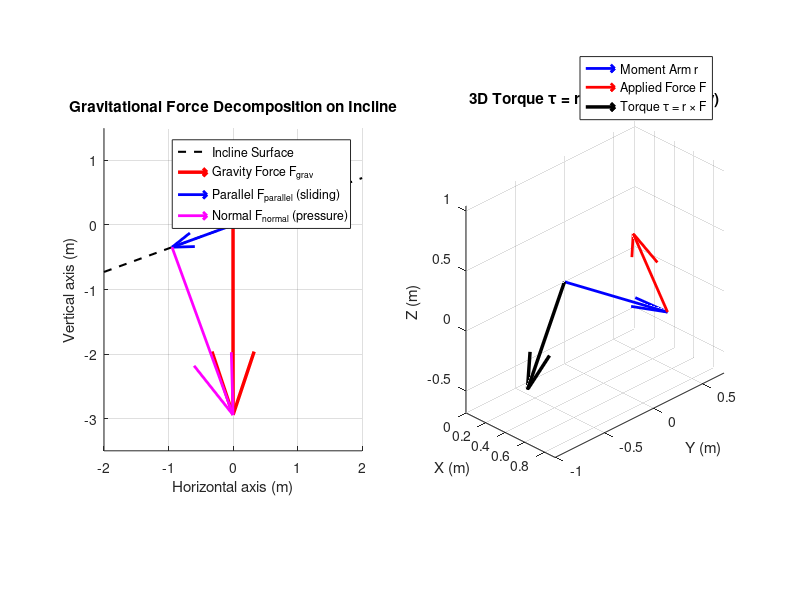

Recreate this plot in MATLAB.
%% 01_VECTORS_AND_SPACES.M
% Module 2: Linear Algebra for Engineers & Machine Learning
%
% This script introduces vectors as physical and computational entities:
% - Vector representations: row vectors vs column vectors
% - Vector norms: L1 (Manhattan), L2 (Euclidean), and L-infinity (Chebyshev)
% - Dot product, vector angles, and work calculation
% - Orthogonal projections and force decomposition on an incline
% - Cross products, moment arms, and mechanical torque in 3D
% - Linear independence, span, and basis representation
%
% Educational Objective: Understand how physical engineering quantities
% (forces, displacements, velocities, torques) map to linear algebraic vectors
% and how vector operations quantify magnitude, alignment, and perpendicularity.

clear; clc; close all;

fprintf('=======================================================\n');
fprintf('  MODULE 2: CONCEPT 01 - VECTORS AND SPACES\n');
fprintf('=======================================================\n\n');

%% 1. Vector Representations: Row vs Column Vectors
% In mathematics and engineering mechanics, column vectors are the standard
% convention for state vectors, positions, and forces. In MATLAB:
% - Comma or space creates a row vector: [1, 2, 3] or [1 2 3]
% - Semicolon creates a column vector: [1; 2; 3]
% - The apostrophe (') computes the complex conjugate transpose (transpose for real numbers)

fprintf('--- 1. Vector Representations ---\n');

% Force vector applied at a structural node (in Newtons: [Fx; Fy; Fz])
F_col = [120.0; -45.0; 80.0];      % 3x1 column vector
fprintf('Column Vector F (Force in N):\n');
disp(F_col);

% Displacement vector of the node (in meters: [dx, dy, dz])
d_row = [0.015, -0.005, 0.010];     % 1x3 row vector
fprintf('Row Vector d (Displacement in m):\n');
disp(d_row);

% Convert row vector to column vector using transpose
d_col = d_row';
fprintf('Dimensions of F_col: %d x %d\n', size(F_col, 1), size(F_col, 2));
fprintf('Dimensions of d_col: %d x %d\n\n', size(d_col, 1), size(d_col, 2));

%% 2. Vector Norms: Quantifying Size and Engineering Tolerances
% A norm measures the length or magnitude of a vector.
% Different norms correspond to different engineering physical metrics:
% - L1 Norm (Taxicab / Manhattan): sum(|v_i|). Used in L1 regularization (Lasso)
%   and robotic grid-path planning where movement is axis-aligned.
% - L2 Norm (Euclidean): sqrt(sum(v_i^2)). The true geometric length/distance.
% - L_inf Norm (Chebyshev / Maximum): max(|v_i|). Used in structural engineering
%   tolerance checks (worst-case deviation along any single coordinate axis).

fprintf('--- 2. Vector Norms ---\n');

% Position error vector of a CNC milling machine toolhead (in mm)
pos_error = [-0.042; 0.085; -0.019];

norm_L1   = norm(pos_error, 1);    % Sum of absolute errors
norm_L2   = norm(pos_error, 2);    % Euclidean distance error
norm_Linf = norm(pos_error, inf);  % Worst-case coordinate error

fprintf('CNC Toolhead Position Error (mm): [%.3f, %.3f, %.3f]^T\n', ...
    pos_error(1), pos_error(2), pos_error(3));
fprintf('  L1 Norm   (Total absolute offset):   %.4f mm\n', norm_L1);
fprintf('  L2 Norm   (True Euclidean distance):  %.4f mm\n', norm_L2);
fprintf('  L-inf Norm (Worst-case single axis):  %.4f mm\n\n', norm_Linf);

% Unit vector: direction without magnitude (scaling by 1 / norm)
u_dir = pos_error / norm_L2;
fprintf('Unit direction vector: [%.4f, %.4f, %.4f]^T (Norm = %.4f)\n\n', ...
    u_dir(1), u_dir(2), u_dir(3), norm(u_dir));

%% 3. Dot Product, Angles, and Mechanical Work
% The dot product (inner product) measures directional alignment:
%   u . v = u^T * v = ||u|| * ||v|| * cos(theta)
% Physical Meaning in Mechanics:
%   Work = F . d = ||F|| * ||d|| * cos(theta)
% - If Work > 0: Force aids motion (theta < 90 deg)
% - If Work = 0: Force is orthogonal to motion, doing NO work (theta = 90 deg)
% - If Work < 0: Force opposes motion (friction/braking, theta > 90 deg)

fprintf('--- 3. Dot Product, Angles, and Work ---\n');

% Force vector acting on an autonomous rover (Newtons)
F_rover = [250.0; 150.0; 0.0];      % Driving force
d_rover = [40.0; 30.0; 0.0];        % Displacement vector (meters)

% Algebraic dot product using matrix multiplication (row * column)
work_matrix = F_rover' * d_rover;

% Using MATLAB's built-in dot function
work_dot = dot(F_rover, d_rover);

% Calculate the angle theta between force and displacement
cos_theta = dot(F_rover, d_rover) / (norm(F_rover) * norm(d_rover));
theta_rad = acos(cos_theta);
theta_deg = rad2deg(theta_rad);

fprintf('Force vector:        [%.1f, %.1f, %.1f]^T N  (Magnitude = %.2f N)\n', ...
    F_rover(1), F_rover(2), F_rover(3), norm(F_rover));
fprintf('Displacement vector: [%.1f, %.1f, %.1f]^T m  (Magnitude = %.2f m)\n', ...
    d_rover(1), d_rover(2), d_rover(3), norm(d_rover));
fprintf('Angle between F and d: %.2f degrees (%.4f radians)\n', theta_deg, theta_rad);
fprintf('Mechanical Work done:  %.2f Joules (N*m)\n\n', work_dot);

%% 4. Orthogonal Projections and Force Decomposition
% In civil and mechanical design, vectors must be decomposed along
% natural physical axes (e.g., parallel and normal to an inclined plane).
%
% Projection formula: proj_v(u) = (u . v / ||v||^2) * v
% Orthogonal residual: u_perp = u - proj_v(u)
% Property: dot(proj_v(u), u_perp) == 0 (Strictly perpendicular!)

fprintf('--- 4. Orthogonal Projection on an Inclined Plane ---\n');

% Gravity force acting downward on a 1500 kg vehicle on a 20-degree incline
m_vehicle = 1500;                  % Mass in kg
g_accel   = 9.81;                  % Acceleration of gravity in m/s^2
F_gravity = [0.0; -m_vehicle * g_accel]; % 2D vector in [x; y], pointing down

% Incline surface direction vector (at angle alpha = 20 degrees above horizontal)
alpha_deg = 20.0;
alpha_rad = deg2rad(alpha_deg);
v_incline = [cos(alpha_rad); sin(alpha_rad)]; % Unit vector along slope surface

% Project gravity force onto the incline direction (parallel component)
F_parallel = (dot(F_gravity, v_incline) / norm(v_incline)^2) * v_incline;

% Orthogonal component (normal force pushing into the incline surface)
F_normal = F_gravity - F_parallel;

fprintf('Vehicle mass: %d kg, Slope angle: %.1f deg\n', m_vehicle, alpha_deg);
fprintf('Total gravity force: [%.2f, %.2f]^T N (Magnitude = %.2f N)\n', ...
    F_gravity(1), F_gravity(2), norm(F_gravity));
fprintf('Parallel force (sliding down slope):  [%.2f, %.2f]^T N (Mag = %.2f N)\n', ...
    F_parallel(1), F_parallel(2), norm(F_parallel));
fprintf('Normal force   (pressing into slope): [%.2f, %.2f]^T N (Mag = %.2f N)\n', ...
    F_normal(1), F_normal(2), norm(F_normal));

% Verify orthogonality: dot product should be identically zero
ortho_check = dot(F_parallel, F_normal);
fprintf('Orthogonality check dot(F_parallel, F_normal): %e (0 within machine eps)\n\n', ortho_check);

%% 5. 3D Cross Product: Torque and Rotational Moments
% The cross product produces a vector strictly orthogonal to both operands:
%   w = u x v
% Direction follows the right-hand rule; magnitude equals the area
% of the parallelogram spanned by u and v:
%   ||u x v|| = ||u|| * ||v|| * sin(theta)
%
% Physical Application: Torque (Moment of a Force)
%   tau = r x F
% where r is the moment arm vector from pivot to force application point.

fprintf('--- 5. 3D Cross Product: Mechanical Torque ---\n');

% Moment arm from robotic shoulder joint to end-effector (meters)
r_arm = [0.65; 0.40; -0.15];

% Force exerted on payload by the robotic gripper (Newtons)
F_payload = [50.0; -120.0; 200.0];

% Calculate torque vector using MATLAB cross function
tau_joint = cross(r_arm, F_payload);

% Magnitude of torque
tau_magnitude = norm(tau_joint);

fprintf('Moment arm vector r:   [%.2f, %.2f, %.2f]^T m\n', r_arm(1), r_arm(2), r_arm(3));
fprintf('Applied force vector F: [%.2f, %.2f, %.2f]^T N\n', F_payload(1), F_payload(2), F_payload(3));
fprintf('Resultant torque tau = r x F:\n');
fprintf('  tau_x (Pitch torque):  %8.2f N*m\n', tau_joint(1));
fprintf('  tau_y (Roll torque):   %8.2f N*m\n', tau_joint(2));
fprintf('  tau_z (Yaw torque):    %8.2f N*m\n', tau_joint(3));
fprintf('  Total torque magnitude: %8.2f N*m\n', tau_magnitude);

% Verify torque is orthogonal to both r and F
fprintf('Check: dot(tau, r) = %e\n', dot(tau_joint, r_arm));
fprintf('Check: dot(tau, F) = %e\n\n', dot(tau_joint, F_payload));

%% 6. Linear Independence, Basis, and Vector Spaces
% A set of vectors {v1, v2, ..., vk} is linearly independent if no vector
% can be written as a linear combination of the others:
%   c1*v1 + c2*v2 + ... + ck*vk = 0  only has the trivial solution c = 0.
%
% In engineering, basis vectors define the coordinate reference frames
% (e.g. Earth-centered inertial, aircraft body frame, sensor camera frame).

fprintf('--- 6. Linear Independence and Basis Verification ---\n');

% Define three candidate 3D spatial basis vectors
b1 = [1.0;  0.0; 2.0];
b2 = [0.0;  1.0; 1.0];
b3 = [2.0; -1.0; 3.0];

% Assemble basis candidate matrix B = [b1, b2, b3]
B = [b1, b2, b3];

% Check determinant and matrix rank
det_B  = det(B);
rank_B = rank(B);

fprintf('Basis matrix B = [b1, b2, b3]:\n');
disp(B);
fprintf('Determinant: det(B) = %.4f\n', det_B);
fprintf('Matrix Rank: rank(B) = %d (Dimension = 3)\n', rank_B);

if rank_B == 3 && abs(det_B) > 1e-12
    fprintf('Conclusion: The vectors are linearly independent and form a valid basis for R^3.\n');
else
    fprintf('Conclusion: The vectors are linearly dependent (coplanar or collinear).\n');
end

% Represent an arbitrary engineering vector p in basis B:
%   p = c1*b1 + c2*b2 + c3*b3 = B * c  ==>  c = B \ p
p_target = [5.0; 3.0; 11.0];
c_coords = B \ p_target;

fprintf('\nCoordinates of target vector p = [%.1f, %.1f, %.1f]^T in basis B:\n', ...
    p_target(1), p_target(2), p_target(3));
fprintf('  c1 = %.4f\n', c_coords(1));
fprintf('  c2 = %.4f\n', c_coords(2));
fprintf('  c3 = %.4f\n', c_coords(3));

% Reconstruct to verify
p_reconstructed = B * c_coords;
reconstruction_error = norm(p_target - p_reconstructed);
fprintf('Reconstruction error: %e\n\n', reconstruction_error);

%% 7. Graphical Visualization (Vectors & Projections)
% Create a 2D engineering diagram demonstrating force projection
figure('Name', 'Vector Operations and Projections', 'Color', 'w');

% Subplot 1: Force decomposition on an inclined plane
subplot(1, 2, 1);
hold on; grid on; axis equal;
title('Gravitational Force Decomposition on Incline');
xlabel('Horizontal axis (m)');
ylabel('Vertical axis (m)');

% Draw incline surface line
incline_x = [-2, 2];
incline_y = incline_x * tan(alpha_rad);
plot(incline_x, incline_y, 'k--', 'LineWidth', 1.5, 'DisplayName', 'Incline Surface');

% Plot vectors using quiver (scaled for visualization)
scale = 1 / 5000;
quiver(0, 0, F_gravity(1)*scale, F_gravity(2)*scale, 0, 'r', 'LineWidth', 2.5, ...
    'DisplayName', 'Gravity Force F_{grav}');
quiver(0, 0, F_parallel(1)*scale, F_parallel(2)*scale, 0, 'b', 'LineWidth', 2.0, ...
    'DisplayName', 'Parallel F_{parallel} (sliding)');
quiver(F_parallel(1)*scale, F_parallel(2)*scale, F_normal(1)*scale, F_normal(2)*scale, 0, 'm', 'LineWidth', 2.0, ...
    'DisplayName', 'Normal F_{normal} (pressure)');

legend('Location', 'best');
xlim([-2, 2]);
ylim([-3.5, 1.5]);

% Subplot 2: 3D Torque vector orthogonal to moment arm and force
subplot(1, 2, 2);
hold on; grid on; axis equal; view(45, 30);
title('3D Torque \tau = r \times F (Orthogonality)');
xlabel('X (m)'); ylabel('Y (m)'); zlabel('Z (m)');

% Plot r, F, and tau with appropriate visualization scaling
scale_F   = 0.005;
scale_tau = 0.005;

quiver3(0, 0, 0, r_arm(1), r_arm(2), r_arm(3), 0, 'b', 'LineWidth', 2, 'DisplayName', 'Moment Arm r');
quiver3(r_arm(1), r_arm(2), r_arm(3), F_payload(1)*scale_F, F_payload(2)*scale_F, F_payload(3)*scale_F, 0, ...
    'r', 'LineWidth', 2, 'DisplayName', 'Applied Force F');
quiver3(0, 0, 0, tau_joint(1)*scale_tau, tau_joint(2)*scale_tau, tau_joint(3)*scale_tau, 0, ...
    'k', 'LineWidth', 2.5, 'DisplayName', 'Torque \tau = r \times F');

legend('Location', 'best');

fprintf('=======================================================\n');
fprintf('  CONCEPT 01 COMPLETED SUCCESSFULLY\n');
fprintf('=======================================================\n');
